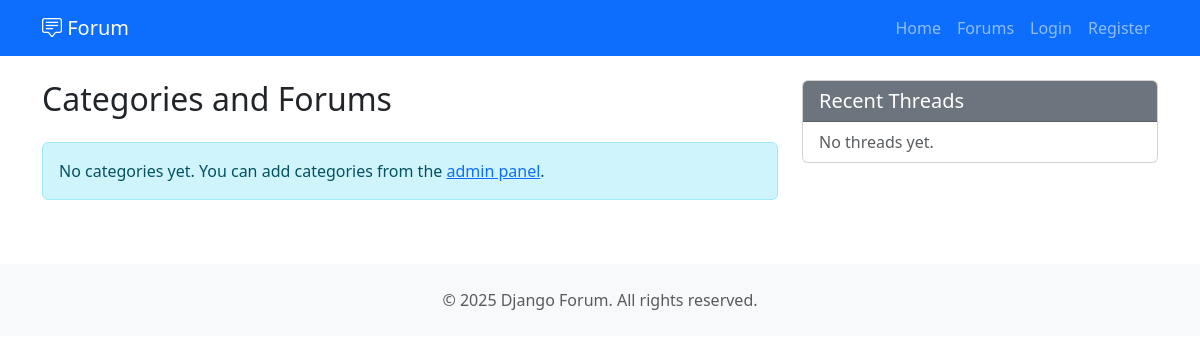
The app's page /, older data.
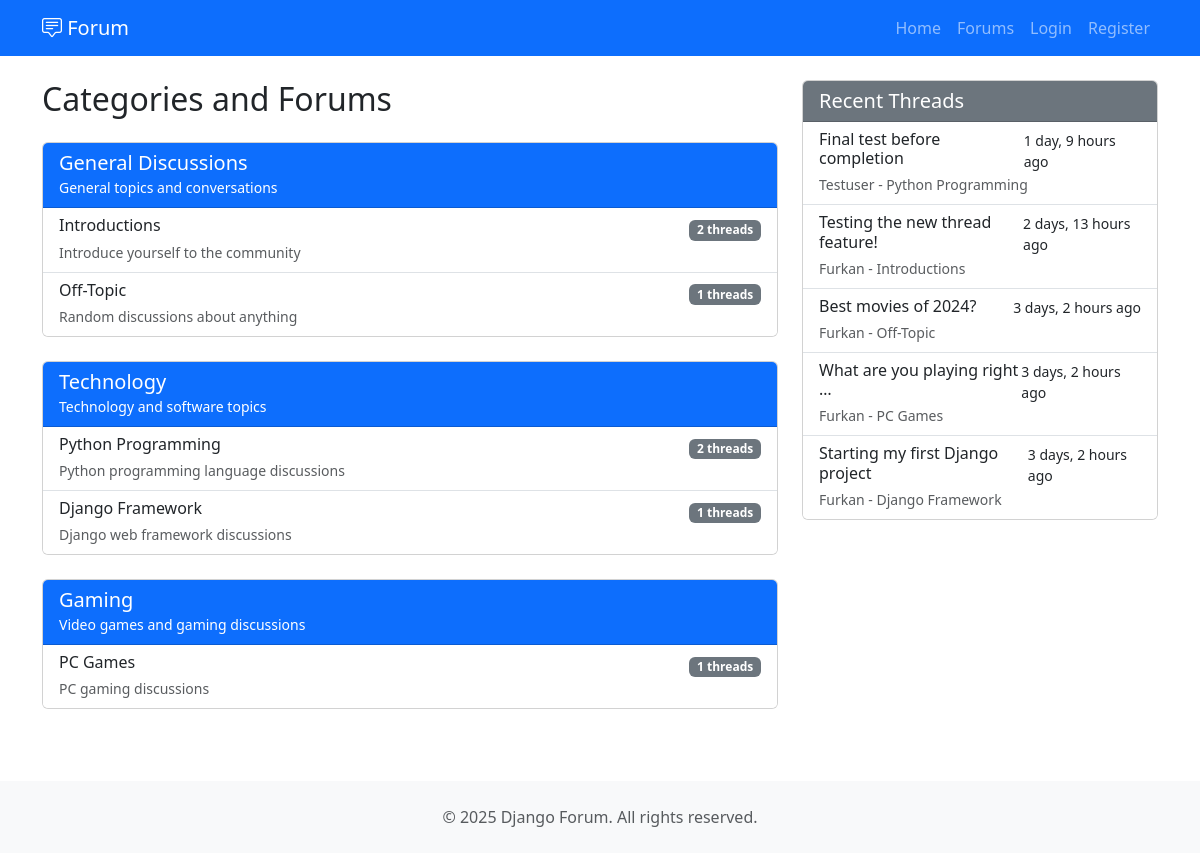
The same page, newer data.
### forum/models.py (models this page shows, shortened)
class Category(models.Model):
    name = models.CharField(max_length=100, unique=True, help_text="Kategori adi")
    description = models.TextField(blank=True, help_text="Kategori aciklamasi")
    ordering = models.IntegerField(default=0, help_text="Siralama (kucuk sayi ustte)")
    created_at = models.DateTimeField(auto_now_add=True)
    class Meta:
        verbose_name = "Category"
        verbose_name_plural = "Categories"
        ordering = ['ordering', 'name']

class Forum(models.Model):
    category = models.ForeignKey(Category, on_delete=models.CASCADE, related_name='forums')
    title = models.CharField(max_length=200, help_text="Forum basligi")
    description = models.TextField(help_text="Forum aciklamasi")
    ordering = models.IntegerField(default=0, help_text="Siralama")
    created_at = models.DateTimeField(auto_now_add=True)
    def thread_count(self):
        return self.threads.count()
    class Meta:
        verbose_name = "Forum"
        verbose_name_plural = "Forums"
        ordering = ['ordering', 'title']

class Thread(models.Model):
    forum = models.ForeignKey(Forum, on_delete=models.CASCADE, related_name='threads')
    author = models.ForeignKey(User, on_delete=models.CASCADE, related_name='threads')
    title = models.CharField(max_length=200, help_text="Konu basligi")
    body = models.TextField(help_text="Konu icerigi")
    is_closed = models.BooleanField(default=False, help_text="Konu kapali mi?")
    created_at = models.DateTimeField(auto_now_add=True)
    updated_at = models.DateTimeField(auto_now=True)
    class Meta:
        verbose_name = "Thread"
        verbose_name_plural = "Threads"
        ordering = ['-created_at']

### forum/views.py (the view)
# urls.py: path('', views.HomeView.as_view(), name='home'),
class HomeView(ListView):
    model = Category
    template_name = 'forum/home.html'
    context_object_name = 'categories'
    def get_context_data(self, **kwargs):
        context = super().get_context_data(**kwargs)
        context['recent_threads'] = Thread.objects.select_related(
            'forum', 'author'
        ).order_by('-created_at')[:5]
        return context

### forum/templates/forum/home.html (shortened to what this page needs)
{% extends 'base.html' %}
{% block content %}
<div class="row">
    <div class="col-lg-8">
        <h2 class="mb-4">Categories and Forums</h2>
        {% for category in categories %}
        <div class="card mb-4">
            <div class="card-header bg-primary text-white">
                <h5 class="mb-0">{{ category.name }}</h5>
                <small>{{ category.description }}</small>
            </div>
            <div class="list-group list-group-flush">
                {% for forum in category.forums.all %}
                <a href="{% url 'forum_detail' forum.pk %}" class="list-group-item list-group-item-action">
                    <div class="d-flex w-100 justify-content-between">
                        <div>
                            <h6 class="mb-1">{{ forum.title }}</h6>
                            <small class="text-muted">{{ forum.description }}</small>
                        </div>
                        <div class="text-end">
                            <span class="badge bg-secondary">{{ forum.thread_count }} threads</span>
                        </div>
                    </div>
                </a>
                {% empty %}
                <div class="list-group-item">
                    <p class="text-muted mb-0">No forums yet.</p>
                </div>
                {% endfor %}
            </div>
        </div>
        {% empty %}
        <div class="alert alert-info">
            No categories yet. You can add categories from the <a href="{% url 'admin:index' %}">admin panel</a>.
        </div>
        {% endfor %}
    </div>
    <div class="col-lg-4">
        <div class="card">
            <div class="card-header bg-secondary text-white">
                <h5 class="mb-0">Recent Threads</h5>
            </div>
            <div class="list-group list-group-flush">
                {% for thread in recent_threads %}
                <a href="{% url 'forum_detail' thread.forum.pk %}" class="list-group-item list-group-item-action">
                    <div class="d-flex w-100 justify-content-between">
                        <h6 class="mb-1">{{ thread.title|truncatewords:5 }}</h6>
                        <small>{{ thread.created_at|timesince }} ago</small>
                    </div>
                    <small class="text-muted">{{ thread.author.username }} - {{ thread.forum.title }}</small>
                </a>
                {% empty %}
                <div class="list-group-item">
                    <p class="text-muted mb-0">No threads yet.</p>
                </div>
                {% endfor %}
            </div>
        </div>
    </div>
</div>
{% endblock %}

### forum/templates/base.html (shortened to what this page needs)
<!DOCTYPE html>
<html lang="tr">
<head>
    <link href="https://cdn.jsdelivr.net/npm/bootstrap@5.3.0/dist/css/bootstrap.min.css" rel="stylesheet">
    <link rel="stylesheet" href="https://cdn.jsdelivr.net/npm/bootstrap-icons@1.11.0/font/bootstrap-icons.css">
</head>
<body>
    <nav class="navbar navbar-expand-lg navbar-dark bg-primary">
        <div class="container">
            <a class="navbar-brand" href="{% url 'home' %}">
                <i class="bi bi-chat-square-text"></i> Forum
            </a>
            <div class="collapse navbar-collapse" id="navbarNav">
                <ul class="navbar-nav ms-auto">
                    <li class="nav-item">
                        <a class="nav-link" href="{% url 'home' %}">Home</a>
                    </li>
                    <li class="nav-item">
                        <a class="nav-link" href="{% url 'forum_list' %}">Forums</a>
                    </li>
                    {% if user.is_authenticated %}
                        <li class="nav-item">
                            <a class="nav-link" href="#">
                                <i class="bi bi-person-circle"></i> {{ user.username }}
                            </a>
                        </li>
                        <li class="nav-item">
                            <form method="post" action="{% url 'logout' %}" style="display: inline;">
                                {% csrf_token %}
                                <button type="submit" class="nav-link btn btn-link" style="border: none; padding: 0.5rem 1rem; color: rgba(255,255,255,.55);">
                                    Logout
                                </button>
                            </form>
                        </li>
                    {% else %}
                        <li class="nav-item">
                            <a class="nav-link" href="{% url 'login' %}">Login</a>
                        </li>
                        <li class="nav-item">
                            <a class="nav-link" href="{% url 'register' %}">Register</a>
                        </li>
                    {% endif %}
                </ul>
            </div>
        </div>
    </nav>
    <main class="container my-4">
        {% block content %}
        {% endblock %}
    </main>
    <footer class="bg-light py-4 mt-5">
        <div class="container text-center">
            <p class="text-muted mb-0">&copy; 2025 Django Forum. All rights reserved.</p>
        </div>
    </footer>
</body>
</html>

Row changes from the older to the newer data that the page shows:
added Category: name "General Discussions", description "General topics and conversations"
added Forum: title "Introductions", description "Introduce yourself to the community", thread_count "2", shown under "General Discussions"
added Forum: title "Off-Topic", description "Random discussions about anything", thread_count "1", shown under "General Discussions"
added Category: name "Technology", description "Technology and software topics"
added Forum: title "Python Programming", description "Python programming language discussions", thread_count "2", shown under "Technology"
added Forum: title "Django Framework", description "Django web framework discussions", thread_count "1", shown under "Technology"
added Category: name "Gaming", description "Video games and gaming discussions"
added Forum: title "PC Games", description "PC gaming discussions", thread_count "1", shown under "Gaming"
added Thread: title "Final test before completion", created_at "1 day, 9 hours", author.username "Testuser", forum "Python Programming"
added Thread: title "Testing the new thread feature!", created_at "2 days, 13 hours", author.username "Furkan", forum "Introductions"
added Thread: title "Best movies of 2024?", created_at "3 days, 2 hours", author.username "Furkan", forum "Off-Topic"
added Thread: title "What are you playing right …", created_at "3 days, 2 hours", author.username "Furkan", forum "PC Games"
added Thread: title "Starting my first Django project", created_at "3 days, 2 hours", author.username "Furkan", forum "Django Framework"
Text that changed along with them:
text no longer shown: "No categories yet. You can add categories from the admin panel . No threads yet."
